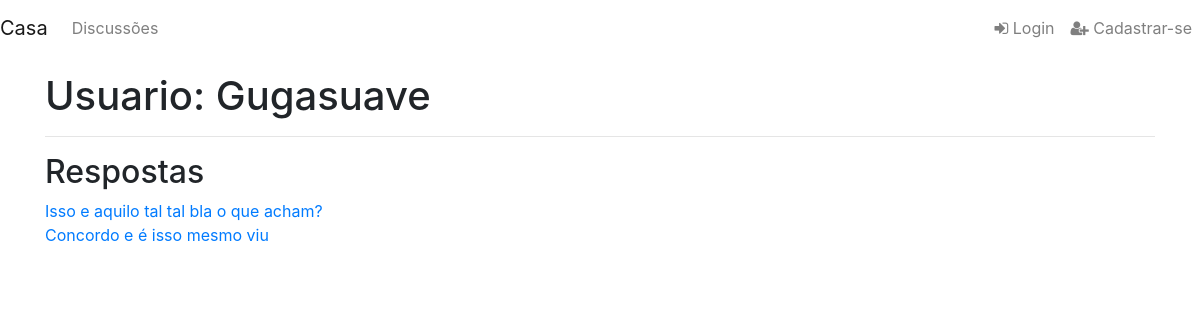
Screenshot of /forumapp/user/2 with the database file from the repository.
### forumapp/models.py (models this page shows)
class ThreadResponse(models.Model):
    thread = models.ForeignKey(Thread, null=True, on_delete=models.CASCADE)
    created_datetime = models.DateTimeField(null=True)
    responder = models.ForeignKey(User, null=True, on_delete=models.CASCADE)
    message = models.TextField(max_length=1000)
    edited = models.BooleanField(default=False)
    order_in_thread = models.PositiveIntegerField(default=1)
    class Meta:
        permissions = [('can_remove_any_response', 'Can remove ANY response.')]
        ordering = ['created_datetime']
    def __str__(self):
        return self.message

### forumapp/views.py (the view)
def user_view(request, pk):
    viewed_user = User.objects.get(id=pk)
    user_responses = ThreadResponse.objects.filter(
        responder=pk
    ).exclude(thread__isnull=True)
    banned_until = None
    forum_user = ForumUser.objects.get(user=viewed_user)
    if forum_user.banned_until.replace(tzinfo=None) > datetime.datetime.now():
        banned_until = forum_user.banned_until
    can_ban = False
    if request.user.has_perm('forumapp.can_ban_users'):
        can_ban = True
    return render(
        request,
        'forumapp/user_view.html',
        context={
            'viewed_user': viewed_user,
            'user_responses': user_responses,
            'banned_until': banned_until,
            'can_ban': can_ban
        }
    )

### forumapp/templates/forumapp/user_view.html (shortened to what this page needs)
{% extends 'forumapp/base.html' %}
{% block content %}
<h1>Usuario: {{ viewed_user }}</h1>
<hr />
<h2>Respostas</h2>
{% for response in user_responses %}
<div>
    {% if response.order_in_thread > 10 %}
<a href='{% url "thread-view" response.thread.forum.id response.thread.id %}?page={% widthratio response.order_in_thread 10 1|add:"1" %}#{{ response.order_in_thread }}'>{{ response }}</a>
    {% else %}
<a href="{% url 'thread-view' response.thread.forum.id response.thread.id %}#{{ response.order_in_thread }}">{{ response }}</a>
    {% endif %}
</div>
{% empty %}
<div>Sem respostas.</div>
{% endfor %}
{% endblock %}

### forumapp/static/forumapp/css/style.css (style rules this page uses)
body { padding-bottom: 2rem; }

### rows the page displays
ThreadResponse: message "Isso e aquilo tal tal bla o que acham?"
ThreadResponse: message "Concordo e é isso mesmo viu"

### other values shown
{{ viewed_user }} "Gugasuave"
